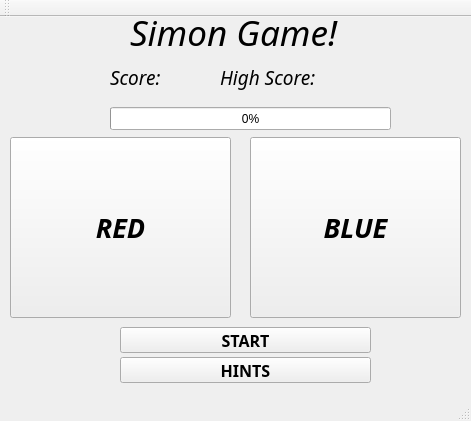
<?xml version="1.0" encoding="UTF-8"?>
<ui version="4.0">
 <class>MainWindow</class>
 <widget class="QMainWindow" name="MainWindow">
  <property name="geometry">
   <rect>
    <x>0</x>
    <y>0</y>
    <width>471</width>
    <height>421</height>
   </rect>
  </property>
  <property name="windowTitle">
   <string>Simon</string>
  </property>
  <property name="styleSheet">
   <string notr="true"/>
  </property>
  <widget class="QWidget" name="centralWidget">
   <widget class="QPushButton" name="RedButton">
    <property name="geometry">
     <rect>
      <x>10</x>
      <y>120</y>
      <width>221</width>
      <height>181</height>
     </rect>
    </property>
    <property name="font">
     <font>
      <family>WenQuanYi Zen Hei Mono</family>
      <pointsize>20</pointsize>
      <weight>75</weight>
      <italic>true</italic>
      <bold>true</bold>
     </font>
    </property>
    <property name="text">
     <string>RED</string>
    </property>
   </widget>
   <widget class="QPushButton" name="BlueButton">
    <property name="geometry">
     <rect>
      <x>250</x>
      <y>120</y>
      <width>211</width>
      <height>181</height>
     </rect>
    </property>
    <property name="font">
     <font>
      <family>WenQuanYi Zen Hei Mono</family>
      <pointsize>20</pointsize>
      <weight>75</weight>
      <italic>true</italic>
      <bold>true</bold>
     </font>
    </property>
    <property name="styleSheet">
     <string notr="true"/>
    </property>
    <property name="text">
     <string>BLUE</string>
    </property>
   </widget>
   <widget class="QPushButton" name="StartRestartButton">
    <property name="geometry">
     <rect>
      <x>120</x>
      <y>310</y>
      <width>251</width>
      <height>26</height>
     </rect>
    </property>
    <property name="font">
     <font>
      <family>WenQuanYi Zen Hei Mono</family>
      <pointsize>12</pointsize>
      <weight>75</weight>
      <bold>true</bold>
     </font>
    </property>
    <property name="text">
     <string>START</string>
    </property>
   </widget>
   <widget class="QProgressBar" name="progressBar">
    <property name="geometry">
     <rect>
      <x>110</x>
      <y>90</y>
      <width>281</width>
      <height>23</height>
     </rect>
    </property>
    <property name="value">
     <number>0</number>
    </property>
   </widget>
   <widget class="QLabel" name="Title">
    <property name="geometry">
     <rect>
      <x>130</x>
      <y>0</y>
      <width>231</width>
      <height>31</height>
     </rect>
    </property>
    <property name="font">
     <font>
      <family>WenQuanYi Zen Hei Mono</family>
      <pointsize>26</pointsize>
      <italic>true</italic>
     </font>
    </property>
    <property name="text">
     <string>Simon Game!</string>
    </property>
   </widget>
   <widget class="QLabel" name="HighScore">
    <property name="geometry">
     <rect>
      <x>220</x>
      <y>30</y>
      <width>211</width>
      <height>61</height>
     </rect>
    </property>
    <property name="font">
     <font>
      <family>WenQuanYi Zen Hei Mono</family>
      <pointsize>14</pointsize>
      <italic>true</italic>
     </font>
    </property>
    <property name="text">
     <string>High Score:</string>
    </property>
   </widget>
   <widget class="QLabel" name="Score">
    <property name="geometry">
     <rect>
      <x>110</x>
      <y>30</y>
      <width>131</width>
      <height>61</height>
     </rect>
    </property>
    <property name="font">
     <font>
      <family>WenQuanYi Zen Hei Mono</family>
      <pointsize>14</pointsize>
      <italic>true</italic>
     </font>
    </property>
    <property name="text">
     <string>Score:</string>
    </property>
   </widget>
   <widget class="QPushButton" name="HintButton">
    <property name="geometry">
     <rect>
      <x>120</x>
      <y>340</y>
      <width>251</width>
      <height>26</height>
     </rect>
    </property>
    <property name="font">
     <font>
      <family>WenQuanYi Zen Hei Mono</family>
      <pointsize>12</pointsize>
      <weight>75</weight>
      <bold>true</bold>
     </font>
    </property>
    <property name="text">
     <string>HINTS</string>
    </property>
   </widget>
  </widget>
  <widget class="QMenuBar" name="menuBar">
   <property name="geometry">
    <rect>
     <x>0</x>
     <y>0</y>
     <width>471</width>
     <height>21</height>
    </rect>
   </property>
  </widget>
  <widget class="QToolBar" name="mainToolBar">
   <attribute name="toolBarArea">
    <enum>TopToolBarArea</enum>
   </attribute>
   <attribute name="toolBarBreak">
    <bool>false</bool>
   </attribute>
  </widget>
  <widget class="QStatusBar" name="statusBar"/>
 </widget>
 <layoutdefault spacing="6" margin="11"/>
 <resources/>
 <connections/>
</ui>
